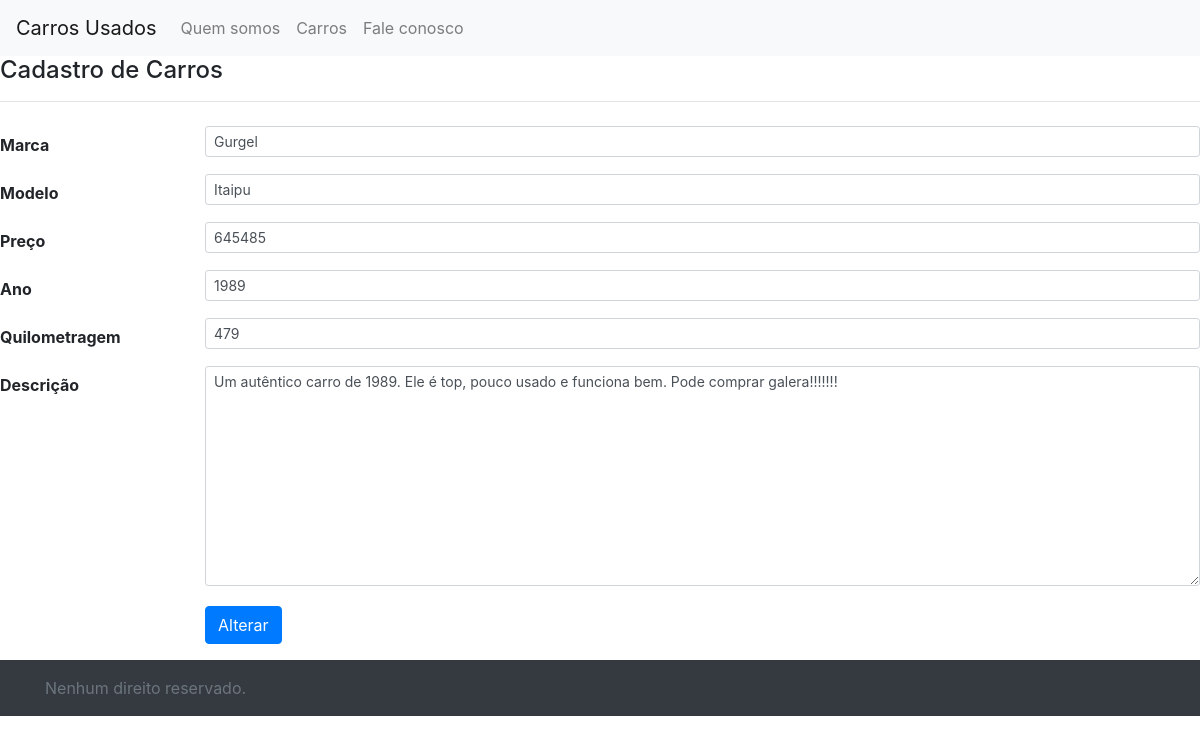
Screenshot of /edita_carro/6/ (signed in) with the database file from the repository.
### carro/models.py (models this page shows, shortened)
class Carro(models.Model):
  nome = models.CharField(max_length=64)
  slug = models.SlugField(max_length=200)
  desc = models.TextField()
  marca = models.CharField(max_length=64)
  preco = models.IntegerField()
  ano = models.IntegerField()
  quilometragem = models.IntegerField()

### carro/views.py (the view)
# urls.py: path('edita_carro/<int:id>/', views.edita_carro, name='edita_carro'),
def edita_carro(request, id):
    carro = get_object_or_404(Carro, pk=id)
    carro_form = CarroForm(instance=carro)
    carro_form.fields['carro_id'].initial = id
    return render(request, 'carro/cadastra_carro.html', {
        'form': carro_form
    })

### carro/templates/carro/cadastra_carro.html (shortened to what this page needs)
{% extends "base.html" %}
{% load static %}
{% block conteudo %}
    <div class="row">
        <div class="col-12">
            <h4 class="mb-2">Cadastro de Carros</h4>
            <hr class="mb-4">
        </div>
    </div>
    <form action="{% url 'carro:cadastra_carro' %}" method="POST">
    <div class="form-group row" style="margin-bottom: 10px;">
        <label for="id_nome" class="col-lg-2 col-form-label font-weight-bold">Marca</label>
        <div class="col-lg-10">
            {{ form.marca }}
        </div>
    </div>
        <div class="form-group row" style="margin-bottom: 10px;">
            <label for="id_nome" class="col-lg-2 col-form-label font-weight-bold">Modelo</label>
            <div class="col-lg-10">
                {{ form.nome }}
            </div>
        </div>
        <div class="form-group row" style="margin-bottom: 10px;">
            <label for="id_preco" class="col-lg-2 col-form-label font-weight-bold">Preço</label>
            <div class="col-lg-10">
                {{ form.preco }}
            </div>
        </div>
        <div class="form-group row" style="margin-bottom: 10px;">
            <label for="id_preco" class="col-lg-2 col-form-label font-weight-bold">Ano</label>
            <div class="col-lg-10">
                {{ form.ano }}
            </div>
        </div>
        <div class="form-group row" style="margin-bottom: 10px;">
            <label for="id_preco" class="col-lg-2 col-form-label font-weight-bold">Quilometragem</label>
            <div class="col-lg-10">
                {{ form.quilometragem }}
            </div>
        </div>
        <div class="form-group row" style="margin-bottom: 10px;">
            <label for="id_preco" class="col-lg-2 col-form-label font-weight-bold">Descrição</label>
            <div class="col-lg-10">
                {{ form.desc }}
            </div>
        </div>
        <div class="form-group row" style="margin-top: 20px;">
            <div class="col-lg-10 offset-lg-2">
                <button id="botao" type="button" class="btn btn-primary">
                    {% if form.carro_id.value %}
                       Alterar
                    {% else %}
                       Cadastrar
                    {% endif %}
                </button>
            </div>
        </div>
    </form>
{% endblock %}

### carro/static/carro/css/styles.css (style rules this page uses)
body, html { height: 100%; }

### rows the page displays
Carro: marca "Gurgel", nome "Itaipu", preco "645485", ano "1989", quilometragem "479", desc "Um autêntico carro de 1989. Ele é top, pouco usado e funciona bem. Pode comprar galera!!!!!!!"
